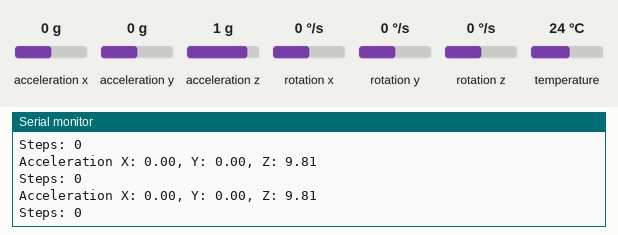
A sketch run on a simulated ESP32. Parts: the last lines printed to the serial monitor. Inputs (shaded band) come from the test bench; at power-on: acceleration x 0 g, acceleration z 1 g, acceleration y 0 g, rotation x 0 °/s, rotation y 0 °/s, rotation z 0 °/s, temperature 24 °C. WiFi joins after 1.5 s; servers stay silent unless stated.

Above: at 3.2 s.
3.3 s: acceleration x set to -1.4 g
At 3.45 s:
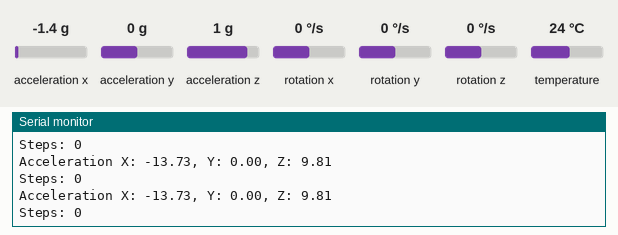
4.8 s: acceleration z set to -0.8 g
At 5.01 s:
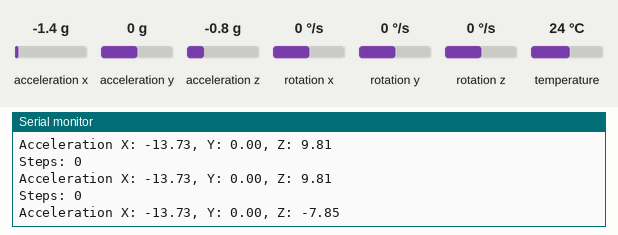
6.5 s: acceleration y set to -1.4 g
At 6.57 s:
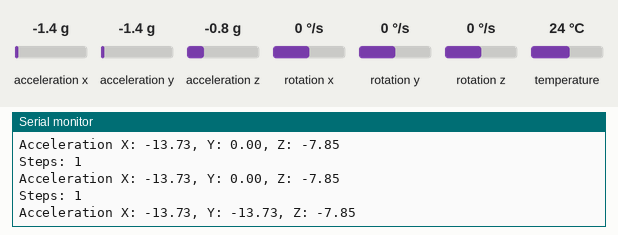

Measured:
- after the input at 3.3 s, the serial monitor: prints a new line at once (image 1)
- after the input at 4.8 s, the serial monitor: prints a new line after 0.08 s (image 2)
- after the input at 6.5 s, the serial monitor: prints a new line after 0.07 s (image 3)

The sketch:

app-step.ino
```cpp
#include <Arduino.h>
#include <ArduinoJson.h>

#include <Adafruit_MPU6050.h>
#include <Adafruit_Sensor.h>

#include <EEPROM.h>
#include <WiFi.h>

// Firebase
// #include <FirebaseESP32.h>
#include <Firebase_ESP_Client.h>
// Provide the token generation process info.
#include <addons/TokenHelper.h>
// Provide the RTDB payload printing info and other helper functions.
#include <addons/RTDBHelper.h>

// MPU
#define MPU_SDA 21
#define MPU_SCL 22

// firebase
FirebaseData firebaseData;
FirebaseAuth auth;
FirebaseConfig config;
FirebaseData fbdo;
// MPU
Adafruit_MPU6050 mpu;
float accelX, accelY, accelZ;

float accMagnitudePrev = 0;

unsigned long lastStepTime = 0;
int stepCount = 0;
float stepThreshold = 1.2; // Experimentally determined threshold for step detection
float debounceTime = 250;  // Minimum time between steps (milliseconds)

// Network and Firebase credentials
String ssid = "SLT-4G_163BEA";
String password = "751FCEED";

#define FIREBASE_HOST "https://elec-research-0-default-rtdb.asia-southeast1.firebasedatabase.app"
#define FIREBASE_AUTH "AIzaSyCvhDMEJ9gnl8lqyV282-8pdHOVmZqyVPs"
String USER_EMAIL = "device@gmail.com";
String USER_PASSWORD = "123456";
const String DEVICE_ID = "10001";
String USER_ID = "HYWBRRXdwtN7TseWcR5AKpybrqW2";

bool stateOfWIFI = true;
//-------------------------
// errors
bool error = false;
int errorCode = 0;
//-------------------------
void setup()
{
    Serial.begin(115200);
    if (stateOfWIFI)
    {
        connectToWiFi();
        initializeFirebase();
    }
    initializeMPU6050();
}
void loop()
{
    // put your main code here, to run repeatedly:
    // Serial.println("loop");
    detectStep();
    displayStepCount();
    delay(100);
}

void connectToWiFi()
{
    WiFi.begin(ssid, password);
    while (WiFi.status() != WL_CONNECTED)
    {
        delay(1000);
        Serial.println("Connecting to WiFi...");
    }
    Serial.println("Connected to WiFi");
    stateOfWIFI = true;
}

void initializeFirebase()
{
    Serial.println("Initializing Firebase");
    // Firebase.begin("FIREBASE_HOST", "FIREBASE_AUTH");
    config.api_key = FIREBASE_AUTH;
    config.database_url = FIREBASE_HOST;
    fbdo.setBSSLBufferSize(2048 /* Rx buffer size in bytes from 512 - 16384 */, 1024 /* Tx buffer size in bytes from 512 - 16384 */);

    // Or use legacy authenticate method
    // config.database_url = DATABASE_URL;
    // config.signer.tokens.legacy_token = "<database secret>";
    /* Assign the api key (required) */
    config.api_key = FIREBASE_AUTH;

    /* Assign the user sign in credentials */
    auth.user.email = USER_EMAIL;
    auth.user.password = USER_PASSWORD;

    /* Assign the RTDB URL (required) */
    config.token_status_callback = tokenStatusCallback; // see addons/TokenHelper.h
    Firebase.begin(&config, &auth);
    Firebase.reconnectNetwork(true);
    Firebase.setDoubleDigits(5);
}
void initializeMPU6050()
{
    Wire.begin(MPU_SDA, MPU_SCL);
    if (!mpu.begin())
    {
        Serial.println("Failed to find MPU6050 chip");
        while (1)
        {
            delay(10);
        }
    }
    Serial.println("MPU6050 Found!");
    mpu.setAccelerometerRange(MPU6050_RANGE_8_G);
    mpu.setGyroRange(MPU6050_RANGE_250_DEG);
    mpu.setFilterBandwidth(MPU6050_BAND_21_HZ);
}

bool readMpuData()
{
    sensors_event_t a, g, temp;
    mpu.getEvent(&a, &g, &temp);

    Serial.print("Acceleration X: ");
    Serial.print(a.acceleration.x);
    Serial.print(", Y: ");
    Serial.print(a.acceleration.y);
    Serial.print(", Z: ");
    Serial.println(a.acceleration.z);

    accelX = a.acceleration.x;
    accelY = a.acceleration.y;
    accelZ = a.acceleration.z;
    return true;
}

void detectStep()
{
    if (readMpuData())
    {
        float accX = accelX / 10;
        float accY = accelY / 10;
        float accZ = accelZ / 10;

        float accMagnitude = sqrt(accX * accX + accY * accY + accZ * accZ);

        if ((accMagnitudePrev > accMagnitude + 0.1) && (accMagnitudePrev > stepThreshold))
        {
            stepCount++;
            saveStepCount();
        }
        accMagnitudePrev = accMagnitude;
    }
    else
    {
        Serial.println("Error reading MPU data");
    }
}
void saveStepCount()
{
    // Save stepCount to EEPROM
    EEPROM.put(0, stepCount);
    EEPROM.commit();
    FirebaseJson json;
    json.set("/step", stepCount);
    String path = "/" + USER_ID + "/count/step/";
    Serial.printf("Update json... %s\n\n", Firebase.RTDB.updateNode(&firebaseData, path, &json) ? "ok" : firebaseData.errorReason().c_str());
}

void displayStepCount()
{
    Serial.print("Steps: ");
    Serial.println(stepCount);
}

// Serial.print("Gyro X: ");
// Serial.print(g.gyro.x);
// Serial.print(", Y: ");
// Serial.print(g.gyro.y);
// Serial.print(", Z: ");
// Serial.println(g.gyro.z);

// Serial.print("Temperature: ");
// Serial.println(temp.temperature);

// float accMagnitude = sqrt(accX * accX + accY * accY + accZ * accZ);: This line calculates the magnitude of the acceleration vector using the calculated acceleration values for the X, Y, and Z axes. The sqrt() function is used to calculate the square root of the sum of the squared acceleration values.
// Serial.println(accMagnitude);
// Serial.println(i);
// Serial.println(accX);
// Peak detection

// float accX = accelX / 16384.0;
// float accY = accelY / 16384.0;
// float accZ = accelZ / 16384.0;
// Create a string containing the step count data
// String stepData = String(stepCount);
// Update the characteristic value
// pStepDataCharacteristic->setValue(stepData.c_str());
// pStepDataCharacteristic->notify();

// Calculate the magnitude of acceleration
// accX * accX is equivalent to pow(accX, 2)
```
